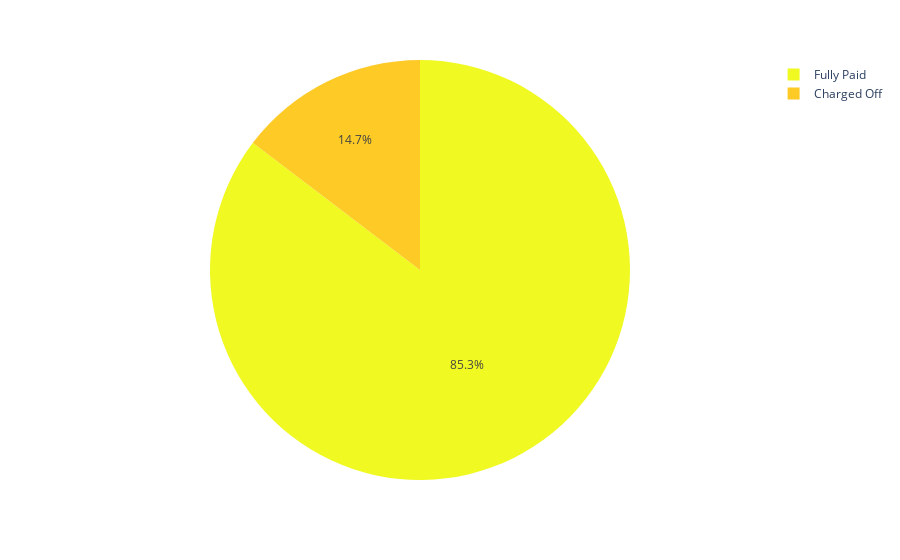

The code cell stored with this chart in its notebook:
### Code cell
import plotly.express as px
fig = px.pie(data_set_clean,                      # Pandas DataFrame
       names = 'loan_status',
       values = 'emp_length', 
       hover_name = 'loan_status',
       color_discrete_sequence= px.colors.sequential.Plasma_r)
fig.show()

### Figure 1 — Plotly figure (JSON) as saved in the notebook; plotly's stock layout.template omitted (floating-point values rounded to 4 significant figures; data arrays with more than 128 entries replaced by an {"elided": "..."} marker saying what was removed)
{"data": [{"domain": {"x": [0, 1], "y": [0, 1]}, "hovertemplate": "<b>%{hovertext}</b><br><br>loan_status=%{label}<br>emp_length=%{value}<extra></extra>", "hovertext": {"elided": "37423 str values"}, "labels": {"elided": "37423 str values"}, "legendgroup": "", "name": "", "showlegend": true, "type": "pie", "values": {"elided": "37423 int values"}}], "layout": {"legend": {"tracegroupgap": 0}, "margin": {"t": 60}, "piecolorway": ["#f0f921", "#fdca26", "#fb9f3a", "#ed7953", "#d8576b", "#bd3786", "#9c179e", "#7201a8", "#46039f", "#0d0887"]}}
